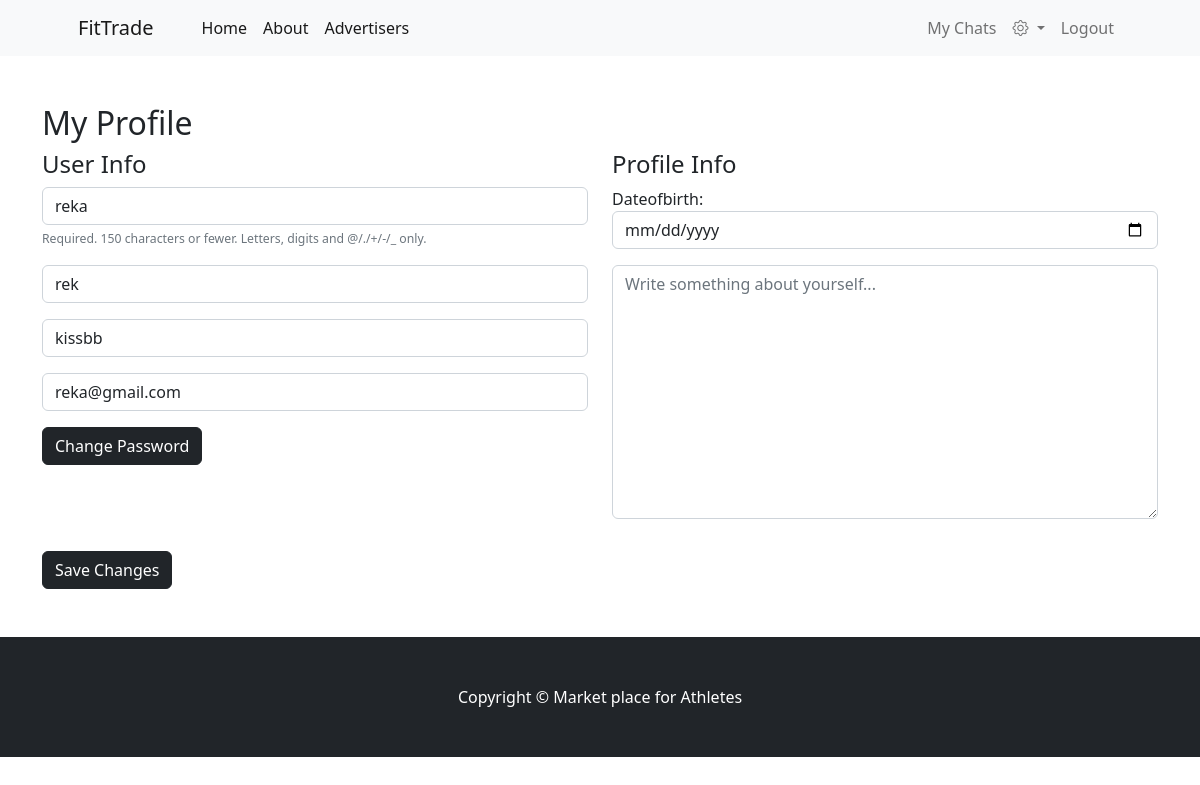
/members/my_profile/ (signed in), run on an earlier commit of the app's database.
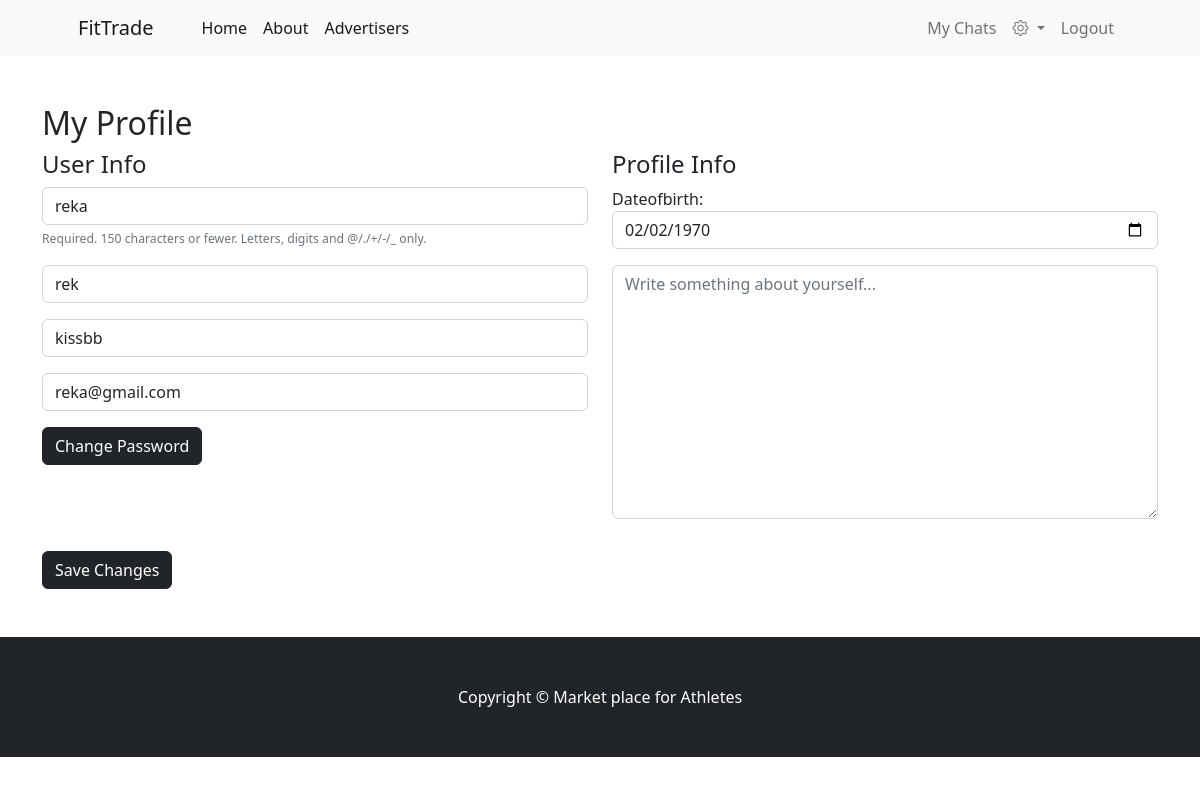
And on a later commit of the database.
### members/models.py (models this page shows, shortened)
class Profile (models.Model):
    user = models.OneToOneField(User, on_delete= models.CASCADE)
    dateofbirth = models.DateField(null = True, blank = True)
    bio = models.TextField(null = True, blank = True, max_length= 5000)

### members/views.py (the view, shortened to what this page needs)
# urls.py: path('my_profile/', views.my_profile, name='my_profile'),
@login_required
def my_profile(request):
    user = request.user
    profile = user.profile
    user_form = UserEditForm(instance=user)
    profile_form = ProfileSignUpForm(instance=profile)
    return render(request, 'my_profile.html', {
        'user_form': user_form,
        'profile_form': profile_form
    })

### members/forms.py
class UserEditForm(UserChangeForm):
    email = forms.EmailField(label="", widget=forms.TextInput(attrs={'class':'form-control', 'placeholder':'Email Address'}))
    first_name = forms.CharField(label="", max_length=100, widget=forms.TextInput(attrs={'class':'form-control', 'placeholder':'First Name'}))
    last_name = forms.CharField(label="", max_length=100, widget=forms.TextInput(attrs={'class':'form-control', 'placeholder':'Last Name'}))
    password = None
    class Meta:
        model = User
        fields = ('username', 'first_name', 'last_name', 'email')
    def __init__(self, *args, **kwargs):
        super(UserEditForm, self).__init__(*args, **kwargs)
        self.fields['username'].widget.attrs['class'] = 'form-control'
        self.fields['username'].widget.attrs['placeholder'] = 'User Name'
        self.fields['username'].label = ''
        self.fields['username'].help_text = '<span class="form-text text-muted"><small>Required. 150 characters or fewer. Letters, digits and @/./+/-/_ only.</small></span>'

### members/templates/my_profile.html (shortened to what this page needs)
{% extends 'base.html' %}
{% block content %}
<div class="container mt-5">
    <h2>My Profile</h2>
    <form method="POST">
        <div class="row">
            <div class="col-md-6">
                <h4>User Info</h4>
                {{ user_form.as_p }}
                <a href="{% url 'change_password' %}" class="w-30 btn btn-dark">Change Password</a>
            </div>
            <div class="col-md-6">
                <h4>Profile Info</h4>
                {{ profile_form.as_p }}
            </div>
        </div>
        <button type="submit" class="btn btn-dark mt-3">Save Changes</button>
    </form>
    <br></br>
</div>
{% endblock %}

What changed in the data, as far as the page shows it:
changed Profile: dateofbirth (not shown) → "02/02/1970"
